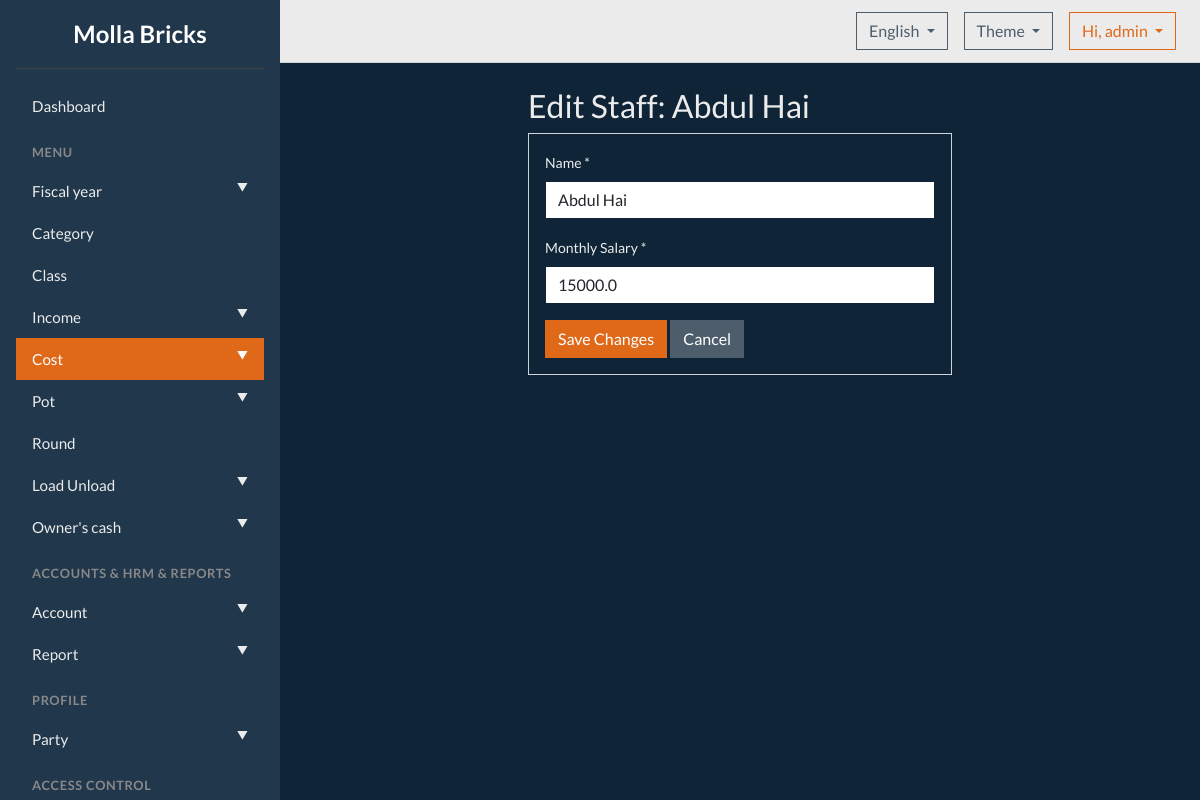
Page /salary/edit/staff/6 (signed in) on the committed database.
### tables this page shows
CREATE TABLE users (id INTEGER PRIMARY KEY, username TEXT NOT NULL UNIQUE, password_hash TEXT NOT NULL, role TEXT NOT NULL DEFAULT 'admin');

CREATE TABLE staff (id INTEGER PRIMARY KEY, name TEXT NOT NULL UNIQUE, monthly_salary REAL NOT NULL DEFAULT 0);

### molla_bricks/web/salary.py (the view)
@bp.route('/edit/<person_type>/<int:person_id>')
@login_required # <-- ADDED
def edit_form(person_type, person_id):
    if person_type == 'staff':
        record = db_controller_instance.execute_query("SELECT id, name, monthly_salary FROM staff WHERE id = ?", (person_id,), fetch="one")
        person = {'id': record[0], 'name': record[1], 'detail': record[2]}
    else:
        record = db_controller_instance.execute_query("SELECT id, name, section, phone FROM contractors WHERE id = ?", (person_id,), fetch="one")
        person = {'id': record[0], 'name': record[1], 'detail': record[2], 'phone': record[3]}
    return render_template('edit_personnel.html', person=person, person_type=person_type)

### molla_bricks/core/db/db_controller.py (called while the page is built)
    def execute_query(self, query, params=(), fetch=None):
        try:
            with self.conn:
                cursor = self.conn.cursor()
                cursor.execute(query, params)
                if query.strip().upper().startswith('INSERT'): return cursor.lastrowid
                if query.strip().upper().startswith(('UPDATE', 'DELETE')): return cursor.rowcount
                if fetch == 'one': return cursor.fetchone()
                elif fetch == 'all': return cursor.fetchall()
        except sqlite3.Error as e: logging.error(f"Query Failed: {query} | Params: {params} | Error: {e}"); logging.error(traceback.format_exc()); return None

### molla_bricks/web/__init__.py (called while the page is built)
@login_manager.user_loader
def load_user(user_id):
    from .models import User
    return User.get(user_id)

### molla_bricks/web/models.py (called while the page is built)
    @staticmethod
    def get(user_id):
        query = "SELECT id, username, password_hash FROM users WHERE id = ?"
        user_data = db_controller_instance.execute_query(query, (user_id,), fetch="one")
        if user_data:
            return User(user_data[0], user_data[1], user_data[2])
        return None

### templates/edit_personnel.html (shortened to what this page needs)
{% extends "base.html" %}
{% block content %}
<div class="row justify-content-center">
    <div class="col-md-6">
        <h2>{{ _('Edit') }} {{ _(person_type.title()) }}: {{ person.name }}</h2>
        <form method="POST" action="{{ url_for('salary.edit_personnel') }}" class="p-3 border rounded-3">
            <div class="mb-3">
                <label for="name" class="form-label">{{ _('Name') }} *</label>
                <input type="text" class="form-control" id="name" name="name" value="{{ person.name }}" required>
            </div>
            {% if person_type == 'staff' %}
            <div class="mb-3">
                <label for="detail" class="form-label">{{ _('Monthly Salary') }} *</label>
                <input type="number" step="0.01" class="form-control" id="detail" name="detail" value="{{ person.detail }}" required>
            </div>
            {% endif %}
            <button type="submit" class="btn btn-primary">{{ _('Save Changes') }}</button>
            <a href="{{ url_for('salary.index') }}" class="btn btn-secondary">{{ _('Cancel') }}</a>
        </form>
    </div>
</div>
{% endblock %}

### templates/base.html (shortened to what this page needs)
<!doctype html>
{% set theme = session.get('theme', 'superhero') %}
<html lang="{{ session.get('lang', 'en') }}" data-bs-theme="{{ theme }}">
<head>
    <link href="https://cdn.jsdelivr.net/npm/bootswatch@5.3.3/dist/{{ theme }}/bootstrap.min.css" rel="stylesheet">
    <link rel="stylesheet" href="{{ url_for('static', filename='css/style.css') }}">
</head>
<body>
    {% include 'partials/_sidebar.html' %}
    <div class="main-content">
        <header class="header">
            <div class="d-flex align-items-center">
                <div class="dropdown me-3">
                    <button class="btn btn-outline-secondary dropdown-toggle" type="button" data-bs-toggle="dropdown">
                      {% if session.get('lang') == 'bn' %} বাংলা {% else %} English {% endif %}
                    </button>
                </div>
                <div class="dropdown me-3">
                   <button class="btn btn-outline-secondary dropdown-toggle" type="button" data-bs-toggle="dropdown">
                       Theme
                   </button>
                </div>
                <div class="dropdown">
                    <button class="btn btn-outline-primary dropdown-toggle" type="button" data-bs-toggle="dropdown">
                        Hi, {{ current_user.username }}
                    </button>
                </div>
            </div>
        </header>
        <main class="page-content">
            {% block content %}{% endblock %}
        </main>
    </div>
</body>
</html>

### molla_bricks/web/static/css/style.css (style rules this page uses)
body { display: flex; height: 100vh; overflow: hidden; }
.main-content { flex-grow: 1; display: flex; flex-direction: column; height: 100vh; background-color: var(--bs-body-bg); }
.header { flex-shrink: 0; background-color: var(--bs-body-color); color: var(--bs-body-bg); border-bottom: 1px solid var(--bs-border-color); padding: 0.75rem 1.5rem; display: flex; justify-content: space-between; align-items: center; }
.page-content { flex-grow: 1; overflow-y: auto; padding: 1.5rem; }

### rows in the picture
users: username "admin"
staff: name "Abdul Hai", detail "15000.0"
